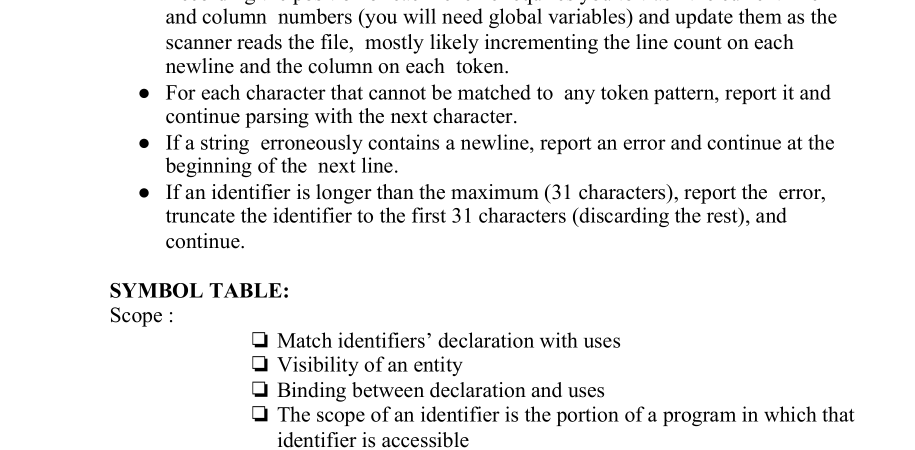
#> input picture images.png, 1829 x 900 px (shown at 1/2 size)
$ python detect_watershed.py   (older library calls are emulated)
#> lines starting #> are read from the running program, lines starting #| are printed output that depends on the picture; after the words box and inside, x2 and y2 are one past the last pixel; in counts of white or black regions, pixels touching at a corner belong together
# Importing all necessary modules
import cv2
from skimage.feature import peak_local_max
from skimage.morphology import watershed
import pytesseract as pyt
from scipy import ndimage
import numpy as np


class LineSegment:

    def __init__(self):

        # Initialising Kernels to be used in the program
        self.kernel = np.ones((3, 3), np.uint8)
        self.kernel1 = np.ones((5, 600), np.uint8)

    def preprocess(self, path):

        # Reading image
#> called with path = 'images.png'
        img = cv2.imread(path)
#> img is the input picture: shape (900, 1829, 3); min 0, max 255, mean 239.7
        img2 = cv2.cvtColor(img, cv2.COLOR_BGR2GRAY)
        height, width, channels = img.shape
#> height = 900; width = 1829; channels = 3

        # Thresholding, dilation and erosion
        _, thresh = cv2.threshold(img2, 0, 255, cv2.THRESH_BINARY_INV + cv2.THRESH_OTSU)
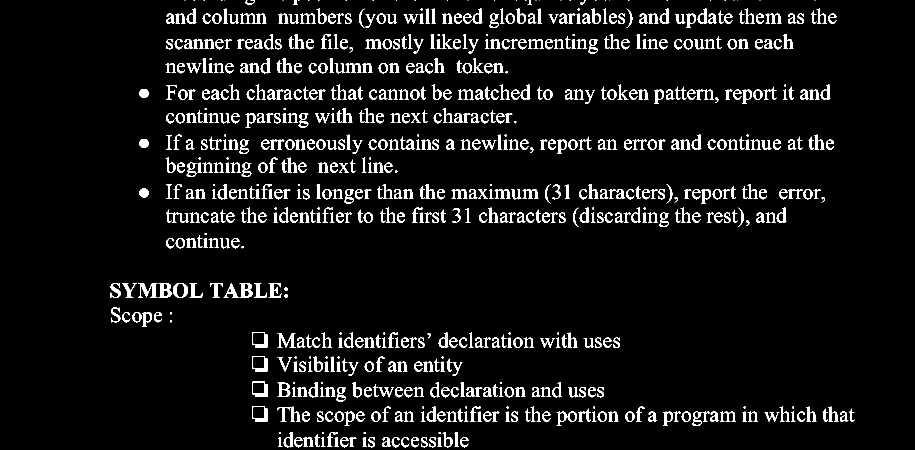
#> thresh: shape (900, 1829) (shown at 1/2 size); 6.3% white; 752 white regions (88 under 20 px), largest, box (x1, y1, x2, y2) and area: (276, 566, 315, 595) 509, (480, 27, 533, 47) 449, (317, 566, 343, 595) 437
        img3 = cv2.dilate(thresh, self.kernel1, iterations=1)
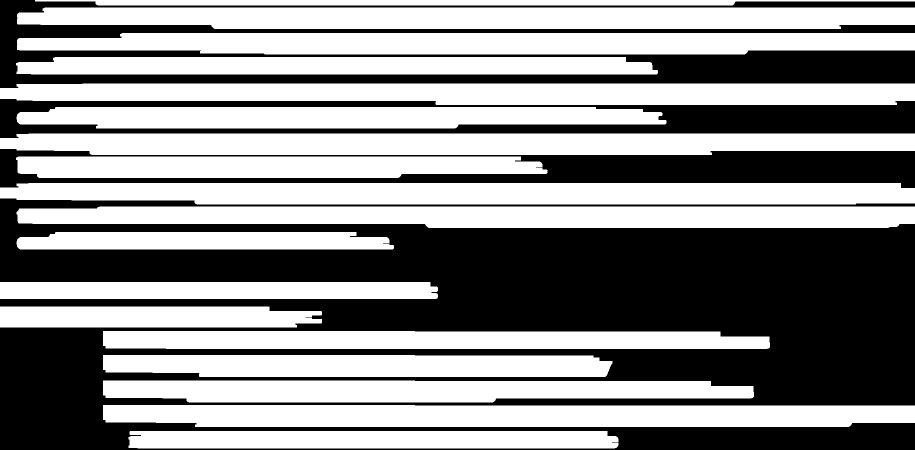
#> img3: shape (900, 1829) (shown at 1/2 size); 54.7% white; 4 black regions, box (x1, y1, x2, y2) and area: (0, 397, 1829, 900) 511931, (0, 0, 1829, 176) 105591, (0, 298, 1829, 376) 65749, (0, 198, 1829, 276) 62533
        img3 = cv2.erode(img3, np.ones((5, int(height/200)*100), np.uint8), iterations = 2)
#> img3: shape (900, 1829); 23% white; 17 white regions, largest, box (x1, y1, x2, y2) and area: (0, 271, 1829, 306) 47168, (0, 370, 1829, 405) 46621, (0, 171, 1829, 206) 44526

        self.image = img
        self.img = img3
        self.img2 = img2

    def connectComponents(self):

        _, marked = cv2.connectedComponents(self.img, connectivity=4)
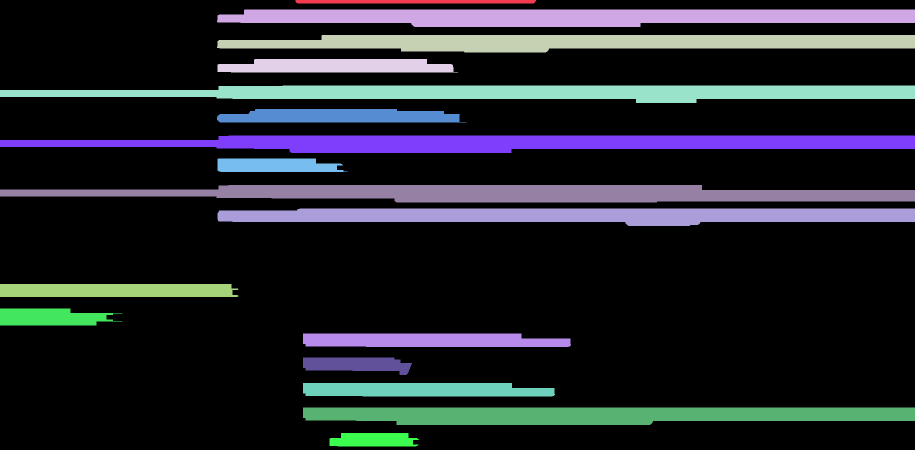
#> marked: shape (900, 1829) int32 (shown at 1/2 size); 18 distinct labels, from 0 to 17; one colour per label, 0 black

        # Mapping each component to corresponding HSV values
        label_hue = np.uint8(179*marked/np.max(marked))
        blank_ch = 255*np.ones_like(label_hue)
        labeled_img = cv2.merge([label_hue, blank_ch, blank_ch])

        # Converting from HSV to BGR for display
        labeled_img = cv2.cvtColor(labeled_img, cv2.COLOR_HSV2BGR)
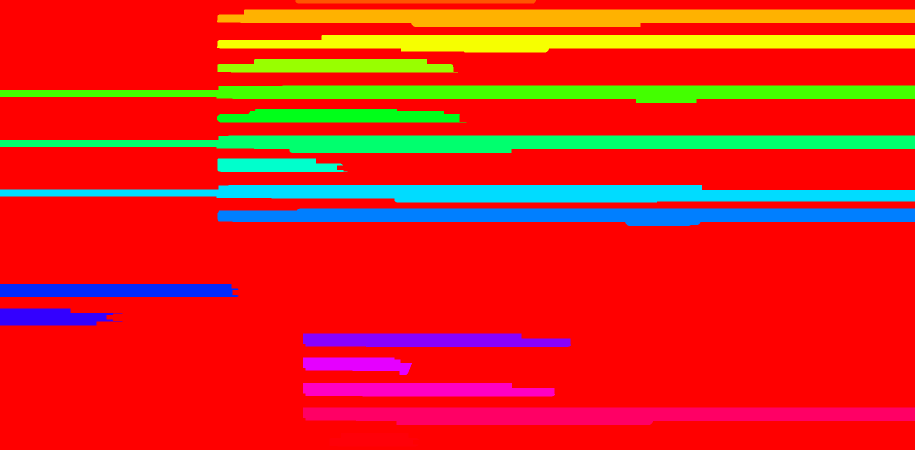
#> labeled_img: shape (900, 1829, 3) (shown at 1/2 size); mean B, G, R 26.8, 38.6, 222.1
        labeled_img[label_hue==0] = 0

        # Eroding Image and converting to grayscale
        labeled_img = cv2.erode(labeled_img, self.kernel)
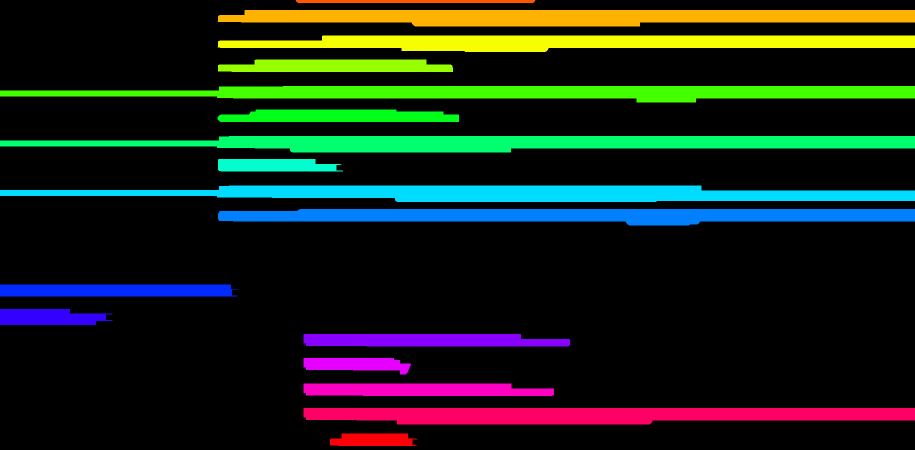
#> labeled_img: shape (900, 1829, 3) (shown at 1/2 size); mean B, G, R 24.7, 35.6, 23.8
        image = cv2.cvtColor(labeled_img, cv2.COLOR_BGR2GRAY)
        self.img = image

    def Watershed(self):

        # Finding Eucledian distance to determine markers
        temp = ndimage.distance_transform_edt(self.img)
        Max = peak_local_max(temp, indices=False, min_distance=30, labels=self.img)
#> Max: shape (900, 1829) bool; 0.03% white in thin lines or dots
        markers = ndimage.label(Max, structure=np.ones((3, 3)))[0]
#> markers: shape (900, 1829) int32; 426 distinct labels, from 0 to 425

        # Applying Watershed to the image and markers
        res = watershed(temp, markers, mask = self.img)
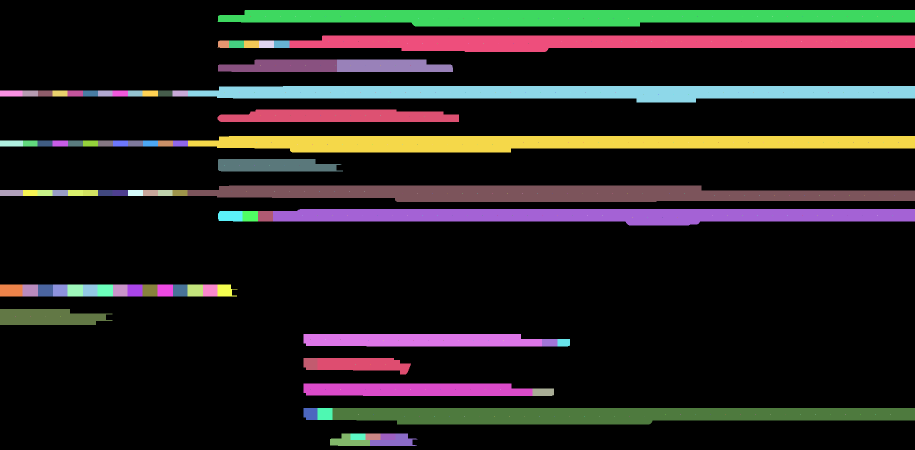
#> res: shape (900, 1829) int32 (shown at 1/2 size); 426 distinct labels, from 0 to 425; one colour per label, 0 black

        # If the elements are same, they belong to the same object (Line)
        for i in np.unique(res):
            if i==0:
                continue
            mask = np.zeros(self.img2.shape, dtype="uint8")
            mask[res == i] = 255

            # detect contours in the mask and grab the largest one
            cnts = cv2.findContours(mask.copy(), cv2.RETR_EXTERNAL, cv2.CHAIN_APPROX_SIMPLE)[-2]
            c = max(cnts, key=cv2.contourArea)

            # Drawing a rectangle around the object
            [x, y, w, h] = cv2.boundingRect(c)
            if((w * h) > 1000):

                # Extracting the text portion of the image
                text_image = np.array(self.image[y : y + h, x : x + w])
                text_image = cv2.cvtColor(text_image, cv2.COLOR_BGR2GRAY)
                self.detected_text += pyt.image_to_string(text_image)

                cv2.rectangle(self.image, (x, y), (x+w, y+h), (0, 0, 255), 2)
#> this loop made 29 passes
#> (x, y, w, h) on passes 2 to 13: (501, 32, 1, 1), (531, 32, 1, 1), (561, 32, 1, 1), (591, 32, 1, 1), (621, 32, 1, 1), (651, 32, 1, 1), (681, 32, 1, 1), (711, 32, 1, 1), (741, 32, 1, 1), (771, 32, 1, 1), (1305, 32, 1, 1), (1335, 32, 1, 1)
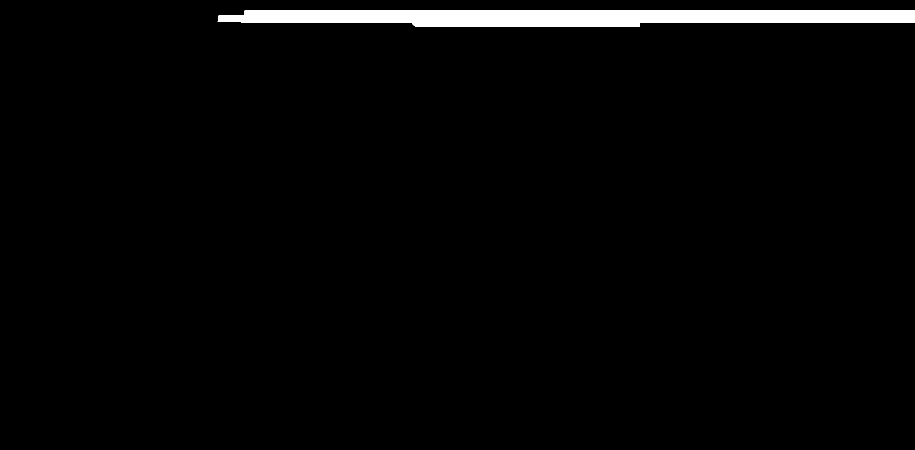
#> mask: shape (900, 1829) (shown at 1/2 size); 2.3% white; 1 white region, box (x1, y1, x2, y2) and area: (435, 20, 1829, 53) 37836
#> after the loop, self.detected_text = ''

    def text_detect(self, path):

        self.detected_text = ""
        self.preprocess(path)
        self.connectComponents()
        self.Watershed()
#> (the call stopped at in Watershed, `self.detected_text += pyt.image_to_string(text_image)`: pytesseract is not available in this run)

        return self.image, self.detected_text

if __name__ == '__main__':
    sample = LineSegment()
    image, text = sample.text_detect('images.png')
#> text = ''
    print(text)

    cv2.imshow('Frame', image)
    cv2.waitKey(0)
    cv2.destroyAllWindows()
